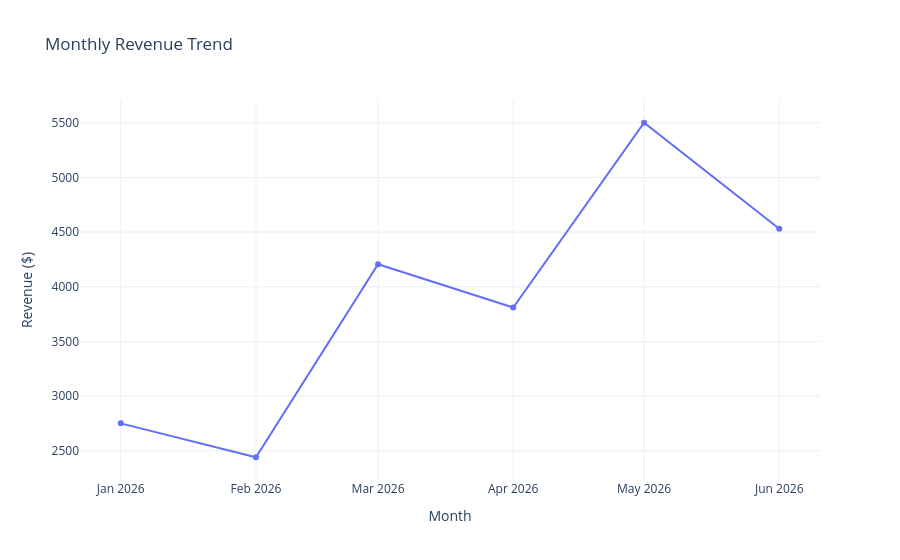

The cell this chart's notebook holds for it:
### Code cell
# Monthly Revenue Trend

monthly_revenue = (
    df.groupby(df["Date"].dt.to_period("M"))["Revenue"]
    .sum()
    .reset_index()
)

monthly_revenue["Date"] = monthly_revenue["Date"].astype(str)

fig = px.line(
    monthly_revenue,
    x="Date",
    y="Revenue",
    markers=True,
    title="Monthly Revenue Trend"
)

fig.update_layout(
    template="plotly_white",
    xaxis_title="Month",
    yaxis_title="Revenue ($)"
)

fig.show()

### Figure 1 — Plotly figure (JSON) as saved in the notebook; plotly's stock layout.template omitted (floating-point values rounded to 4 significant figures)
{"data": [{"hovertemplate": "Date=%{x}<br>Revenue=%{y}<extra></extra>", "legendgroup": "", "line": {"color": "#636efa", "dash": "solid"}, "marker": {"symbol": "circle"}, "mode": "lines+markers", "name": "", "orientation": "v", "showlegend": false, "type": "scatter", "x": ["2026-01", "2026-02", "2026-03", "2026-04", "2026-05", "2026-06"], "xaxis": "x", "y": [2750, 2440, 4205, 3810, 5500, 4530], "yaxis": "y"}], "layout": {"legend": {"tracegroupgap": 0}, "title": {"text": "Monthly Revenue Trend"}, "xaxis": {"anchor": "y", "domain": [0, 1], "title": {"text": "Month"}}, "yaxis": {"anchor": "x", "domain": [0, 1], "title": {"text": "Revenue ($)"}}}}
